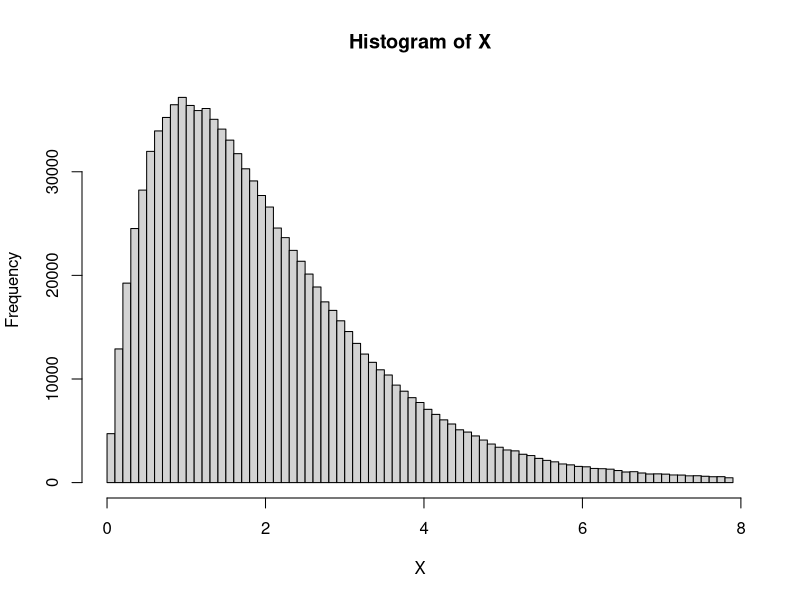
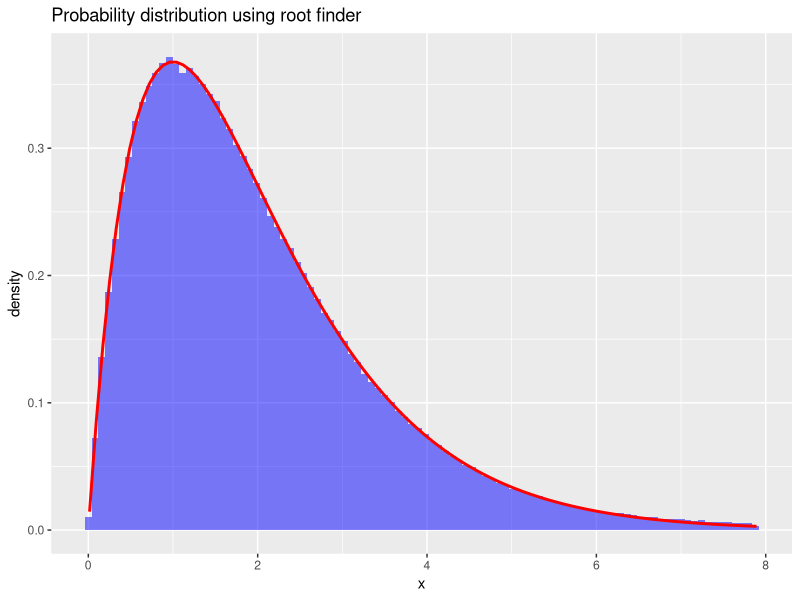

Write the R code that produced these figures, in order.
set.seed(0328)

newtonMethod = function(x_0,u){
  x_1 = x_0 - (1-exp(-x_0)*(x_0+1)-u)/(x_0*exp(-x_0))
  return(x_1)
}

getRoot = function(u){
  x = 1
  for(i in 1:5){x = newtonMethod(x,u)}
  k = 0
  while (x < 0 & k < 20){x = newtonMethod(x,u); k = k+1}
  if (x<0){
    print('ERROR')
    print(u)
  }
  return(x)
}


start = Sys.time()
U = runif(10^6)

X = sapply(U,FUN = getRoot)

finish = Sys.time()
finish - start

hist(X,breaks = 100)

library(ggplot2)
ggplot(data.frame(x = X),aes(x = x)) + 
  geom_histogram(bins = 100,aes(y = ..density..),fill = "blue",alpha = .5) +
  geom_function(fun = function(x){x*exp(-x)},color = "red",size = 1) +
  labs(title = "Probability distribution using root finder")
